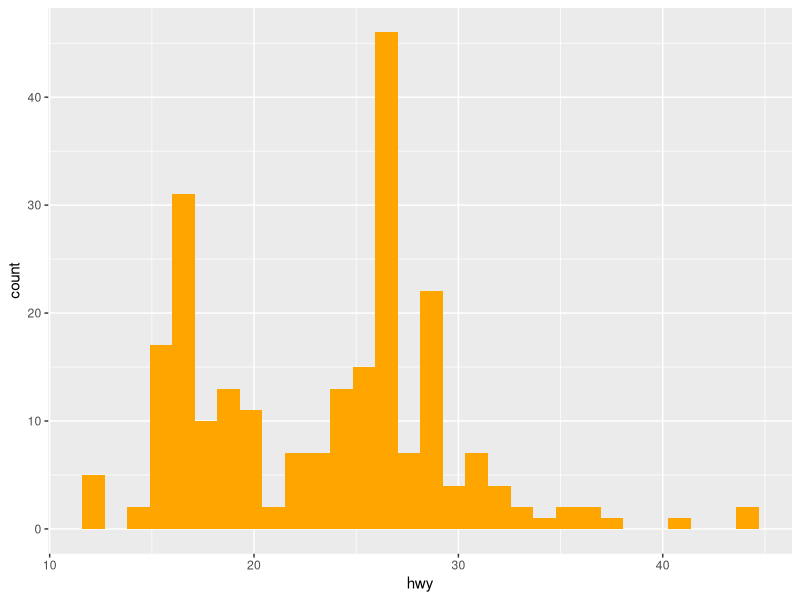
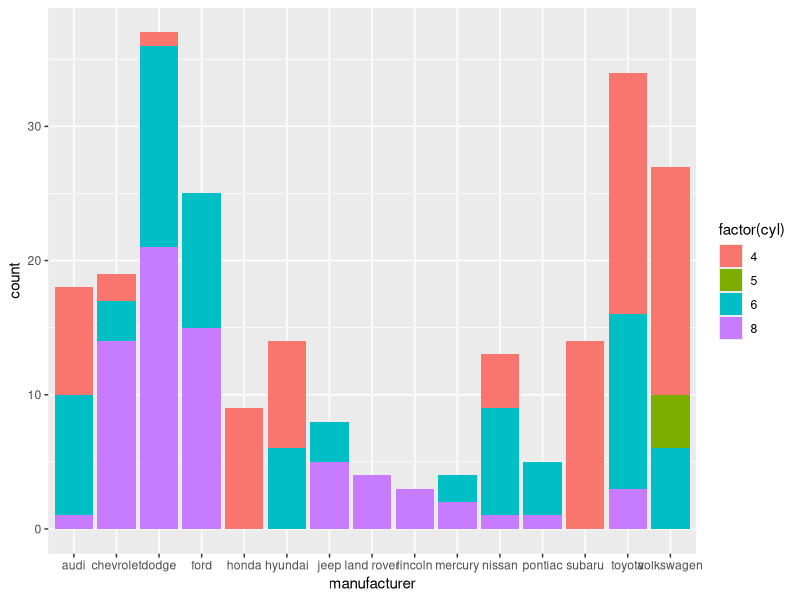
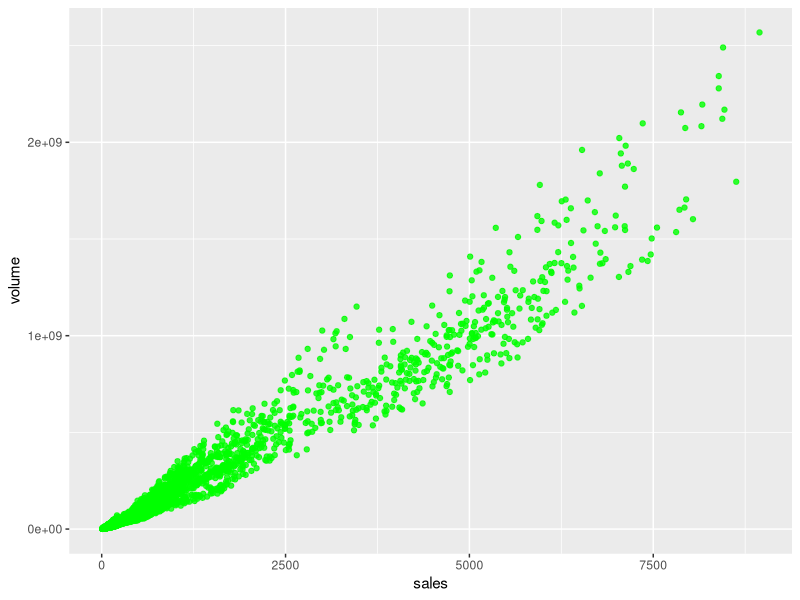
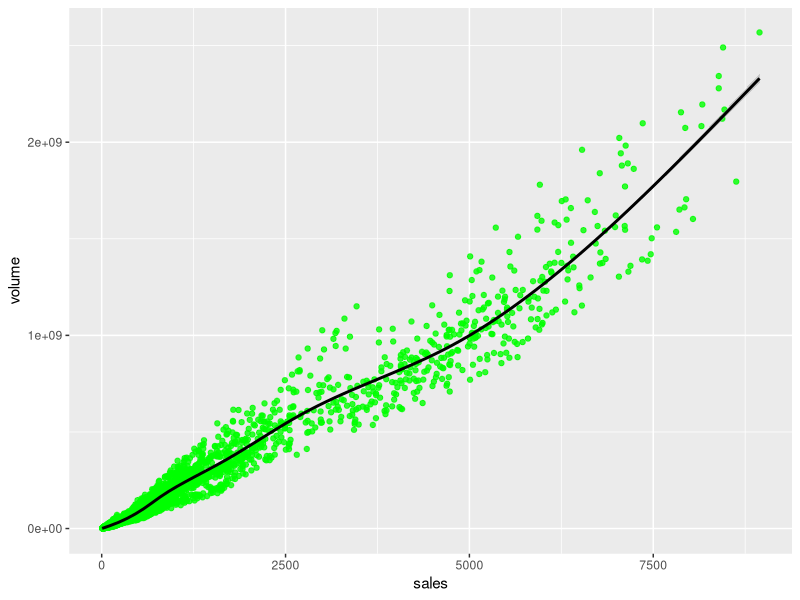

The R source for these figures, in order:
library(ggplot2)

library(ggthemes)
pl <- ggplot(mpg, aes(x=hwy))
pl + geom_histogram(fill='orange')
#question 2:
pl1<- ggplot(mpg, aes(x=manufacturer))
pl1 + geom_bar(aes(fill=factor(cyl)))
#question 3:
head(txhousing)
pl2<- ggplot(txhousing, aes(x=sales, y= volume))
pl2 + geom_point(color='green', alpha= 0.8)
#question 4:
pl2 + geom_point(color='green', alpha= 0.8) + geom_smooth(color= 'black')
